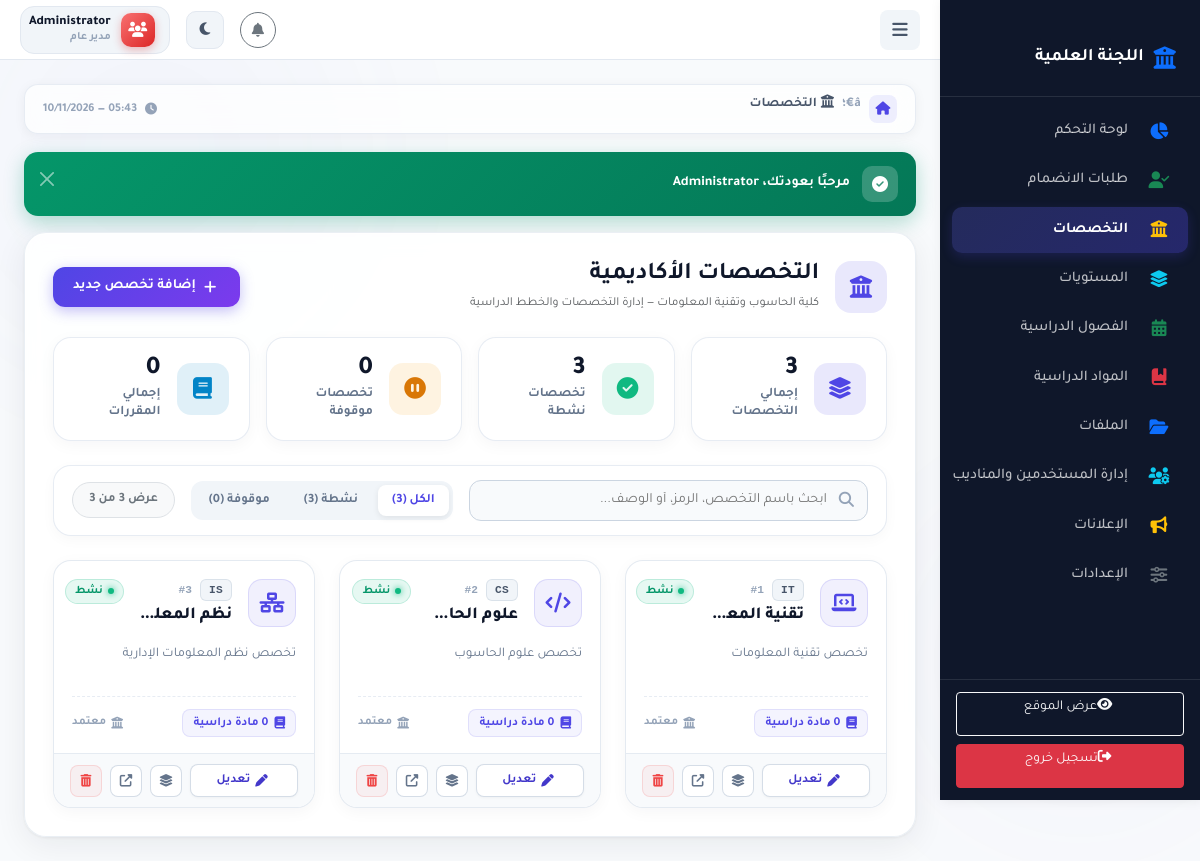
Screenshot of /admin/majors (signed in) with the database file from the repository.
### tables this page shows
CREATE TABLE IF NOT EXISTS majors (
    id INT PRIMARY KEY AUTO_INCREMENT,
    name VARCHAR(100) NOT NULL UNIQUE,
    description TEXT,
    icon VARCHAR(50) DEFAULT 'fa-graduation-cap',
    is_active BOOLEAN DEFAULT TRUE,
    created_at TIMESTAMP DEFAULT CURRENT_TIMESTAMP,
    updated_at TIMESTAMP DEFAULT CURRENT_TIMESTAMP ON UPDATE CURRENT_TIMESTAMP
);

### app/Views/admin/majors/index.php (the view, shortened to what the rows shown need)
<?php
$totalMajors   = count($majors ?? []);
$activeCount   = count(array_filter($majors ?? [], fn($m) => (bool)$m->is_active));
$inactiveCount = $totalMajors - $activeCount;
$totalCourses  = array_sum(array_map(fn($m) => (int)($m->courses_count ?? 0), $majors ?? []));
?>
<div class="d-flex align-items-center justify-content-between flex-wrap gap-3 mb-4">
    <div class="d-flex align-items-center gap-3">
        <div class="majors-stat-icon icon-primary" style="width: 52px; height: 52px; border-radius: 16px; font-size: 1.4rem;">
            <i class="fas fa-university"></i>
        </div>
        <div>
            <h4 class="fw-bold mb-1" style="color:var(--dark);">التخصصات الأكاديمية</h4>
            <p class="text-muted small mb-0">كلية الحاسوب وتقنية المعلومات — إدارة التخصصات والخطط الدراسية</p>
        </div>
    </div>
    <div class="d-flex align-items-center gap-2">
        <a href="<?php echo url('/admin/majors/create'); ?>" class="majors-btn-add">
            <i class="fas fa-plus ms-1"></i>إضافة تخصص جديد
        </a>
    </div>
</div>
<div class="row g-3 mb-4">
    <div class="col-6 col-lg-3">
        <div class="majors-stat-card">
            <div class="majors-stat-icon icon-primary">
                <i class="fas fa-layer-group"></i>
            </div>
            <div>
                <div class="majors-stat-val"><?php echo $totalMajors; ?></div>
                <div class="majors-stat-lbl">إجمالي التخصصات</div>
            </div>
        </div>
    </div>
    <div class="col-6 col-lg-3">
        <div class="majors-stat-card">
            <div class="majors-stat-icon icon-success">
                <i class="fas fa-check-circle"></i>
            </div>
            <div>
                <div class="majors-stat-val"><?php echo $activeCount; ?></div>
                <div class="majors-stat-lbl">تخصصات نشطة</div>
            </div>
        </div>
    </div>
    <div class="col-6 col-lg-3">
        <div class="majors-stat-card">
            <div class="majors-stat-icon icon-warning">
                <i class="fas fa-pause-circle"></i>
            </div>
            <div>
                <div class="majors-stat-val"><?php echo $inactiveCount; ?></div>
                <div class="majors-stat-lbl">تخصصات موقوفة</div>
            </div>
        </div>
    </div>
    <div class="col-6 col-lg-3">
        <div class="majors-stat-card">
            <div class="majors-stat-icon icon-info">
                <i class="fas fa-book-open"></i>
            </div>
            <div>
                <div class="majors-stat-val"><?php echo $totalCourses; ?></div>
                <div class="majors-stat-lbl">إجمالي المقررات</div>
            </div>
        </div>
    </div>
</div>
<div class="majors-toolbar mb-4">
    <div class="d-flex align-items-center justify-content-between flex-wrap gap-3">
        <div class="majors-search-box">
            <input type="text" id="majorSearchInput" class="majors-search-input" placeholder="ابحث باسم التخصص، الرمز، أو الوصف..." autocomplete="off">
        </div>
        <div class="d-flex align-items-center gap-3 flex-wrap">
            <div class="majors-filter-group" id="majorFilterGroup">
                <button type="button" class="majors-filter-btn active" data-filter="all">الكل (<?php echo $totalMajors; ?>)</button>
                <button type="button" class="majors-filter-btn" data-filter="active">نشطة (<?php echo $activeCount; ?>)</button>
                <button type="button" class="majors-filter-btn" data-filter="inactive">موقوفة (<?php echo $inactiveCount; ?>)</button>
            </div>
            <span class="badge bg-light text-secondary border px-3 py-2 rounded-pill fw-bold" id="majorCounterBadge">
                عرض <?php echo $totalMajors; ?> من <?php echo $totalMajors; ?>
            </span>
        </div>
    </div>
</div>
<?php if (empty($majors)): ?>
    <div class="majors-empty-box">
        <div class="majors-empty-icon">
            <i class="fas fa-university"></i>
        </div>
        <h5 class="fw-bold text-dark mb-2">لا توجد تخصصات مسجّلة حتى الآن</h5>
        <p class="text-muted small mb-4">ابدأ بإضافة أول تخصص أكاديمي لإتاحة تسجيل الخطط والمقررات الدراسية</p>
        <a href="<?php echo url('/admin/majors/create'); ?>" class="majors-btn-add">
            <i class="fas fa-plus ms-1"></i>إضافة تخصص الآن
        </a>
    </div>
<?php else: ?>
    <div class="row g-4" id="majorsGridContainer">
        <?php
        $majorIdx = 0;
        foreach ($majors as $major):
            $majorIdx++;
            $iconClass = get_major_icon($major->name, $major->icon ?? 'fas fa-university');
            $codeTag   = get_major_badge_code($major->name);
            $isActive  = (bool)$major->is_active;
            $courses   = (int)($major->courses_count ?? 0);
        ?>
        <div class="col-12 col-md-6 col-xl-4 major-item-col"
             data-name="<?php echo escape(mb_strtolower($major->name)); ?>"
             data-code="<?php echo escape(mb_strtolower($codeTag)); ?>"
             data-desc="<?php echo escape(mb_strtolower($major->description ?? '')); ?>"
             data-status="<?php echo $isActive ? 'active' : 'inactive'; ?>">
            <div class="major-modern-card <?php echo $isActive ? '' : 'card-inactive'; ?>">
                <div class="major-card-header">
                    <div class="d-flex align-items-center gap-3">
                        <div class="major-icon-box" title="<?php echo escape($major->name); ?>">
                            <i class="<?php echo escape($iconClass); ?>"></i>
                        </div>
                        <div class="major-header-text">
                            <div class="d-flex align-items-center gap-2 mb-1">
                                <?php if ($codeTag): ?>
                                    <span class="major-code-badge"><?php echo $codeTag; ?></span>
                                <?php endif; ?>
                                <span class="major-id-badge" title="الترقيم">#<?php echo $majorIdx; ?></span>
                            </div>
                            <h5 class="major-card-title"><?php echo escape($major->name); ?></h5>
                        </div>
                    </div>
                    <div>
                        <span class="major-status-pill <?php echo $isActive ? 'status-pill-active' : 'status-pill-inactive'; ?>">
                            <?php if ($isActive): ?>
                                <span class="pulse-dot"></span> نشط
                            <?php else: ?>
                                <i class="fas fa-pause-circle me-1" style="font-size:0.7rem;"></i> موقوف
                            <?php endif; ?>
                        </span>
                    </div>
                </div>
                <div class="major-card-body-content">
                    <p class="major-card-description" title="<?php echo escape($major->description ?? ''); ?>">
                        <?php echo !empty($major->description)
                            ? escape($major->description)
                            : 'تخصص أكاديمي معتمد ومتاح للطلاب في المنصة التعليمية.'; ?>
                    </p>
                    <div class="major-metrics-strip">
                        <a href="<?php echo url('/admin/courses?major_id=' . escape($major->id)); ?>"
                           class="major-metric-chip"
                           title="عرض المواد الدراسية التابعة لهذا التخصص">
                            <i class="fas fa-book-open"></i>
                            <span><?php echo $courses; ?> مادة دراسية</span>
                        </a>
                        <span class="major-dept-chip">
                            <i class="fas fa-graduation-cap"></i> معتمد
                        </span>
                    </div>
                </div>
                <div class="major-card-actions-bar">
                    <a href="<?php echo url('/admin/majors/' . escape($major->id) . '/edit'); ?>"
                       class="major-act-btn btn-edit-major"
                       title="تعديل بيانات التخصص">
                        <i class="fas fa-pen ms-1"></i>تعديل
                    </a>
                    <a href="<?php echo url('/admin/courses?major_id=' . escape($major->id)); ?>"
                       class="major-act-btn btn-icon-major"
                       title="إدارة مواد التخصص">
                        <i class="fas fa-layer-group"></i>
                    </a>
                    <a href="<?php echo url('/majors/' . escape($major->id)); ?>"
                       target="_blank"
                       class="major-act-btn btn-icon-major"
                       title="معاينة التخصص في البوابة العامة">
                        <i class="fas fa-external-link-alt"></i>
                    </a>
                    <a href="<?php echo url('/admin/majors/' . escape($major->id) . '/delete?_csrf_token=' . csrf_token()); ?>"
                       class="major-act-btn btn-icon-major btn-delete-major"
                       title="حذف التخصص"
                       onclick="return confirm('هل أنت متأكد من حذف تخصص (<?php echo escape($major->name); ?>)؟\nتنبيه: سيتم حذف جميع المواد المرتبطة به إن وجدت.')">
                        <i class="fas fa-trash-alt"></i>
                    </a>
                </div>
            </div>
        </div>
        <?php endforeach; ?>
    </div>
<?php endif; ?>

### app/Config/Router.php (shortened to what the rows shown need)
<?php
class Router
{
    private array $routes = [];
    public function __construct()
    {
        $routes = require __DIR__ . '/../../config/routes.php';
        foreach ($routes as $pattern => $config) {
            $this->routes[] = [
                'pattern' => $this->patternToRegex($pattern),
                'original' => $pattern,
                'config' => $config,
            ];
        }
    }
    private function patternToRegex(string $pattern): string
    {
        $regex = preg_replace('/\{(\w+)\}/', '(?P<$1>[^/]+)', $pattern);
        return '#^' . $regex . '$#';
    }
    public function dispatch(string $uri, string $method): void
    {
        $uri = parse_url($uri, PHP_URL_PATH);
        $uri = str_replace('\\', '/', $uri);
        $uri = rtrim($uri, '/') ?: '/';
        $basePath = str_replace('\\', '/', dirname($_SERVER['SCRIPT_NAME'] ?? ''));
        if ($basePath !== '/' && $basePath !== '.') {
            if (str_starts_with($uri, $basePath)) {
                $uri = substr($uri, strlen($basePath));
            } else {
                $basePathNoPublic = preg_replace('#/public$#i', '', $basePath);
                if ($basePathNoPublic !== '' && $basePathNoPublic !== '/' && str_starts_with($uri, $basePathNoPublic)) {
                    $uri = substr($uri, strlen($basePathNoPublic));
                }
            }
        }
        $uri = '/' . ltrim($uri, '/');
        foreach ($this->routes as $route) {
            if (!preg_match($route['pattern'], $uri, $matches)) {
                continue;
            }
            $params = array_filter($matches, 'is_string', ARRAY_FILTER_USE_KEY);
            $action = $route['config']['action'];
            $controller = new $controllerClass();
            if (!empty($params)) {
                $controller->$action(...array_values($params));
            } else {
                $controller->$action();
            }
            return;
        }
    }
}

### rows the page displays
majors: name "IT", is_active 1 (drawn), description "تخصص تقنية المعلومات"
majors: name "CS", is_active 1 (drawn), description "تخصص علوم الحاسوب"
majors: name "IS", is_active 1 (drawn), description "تخصص نظم المعلومات الإدارية"

### other values shown
$totalMajors "3"
$activeCount "3"
$inactiveCount "0"
$totalCourses "0"
